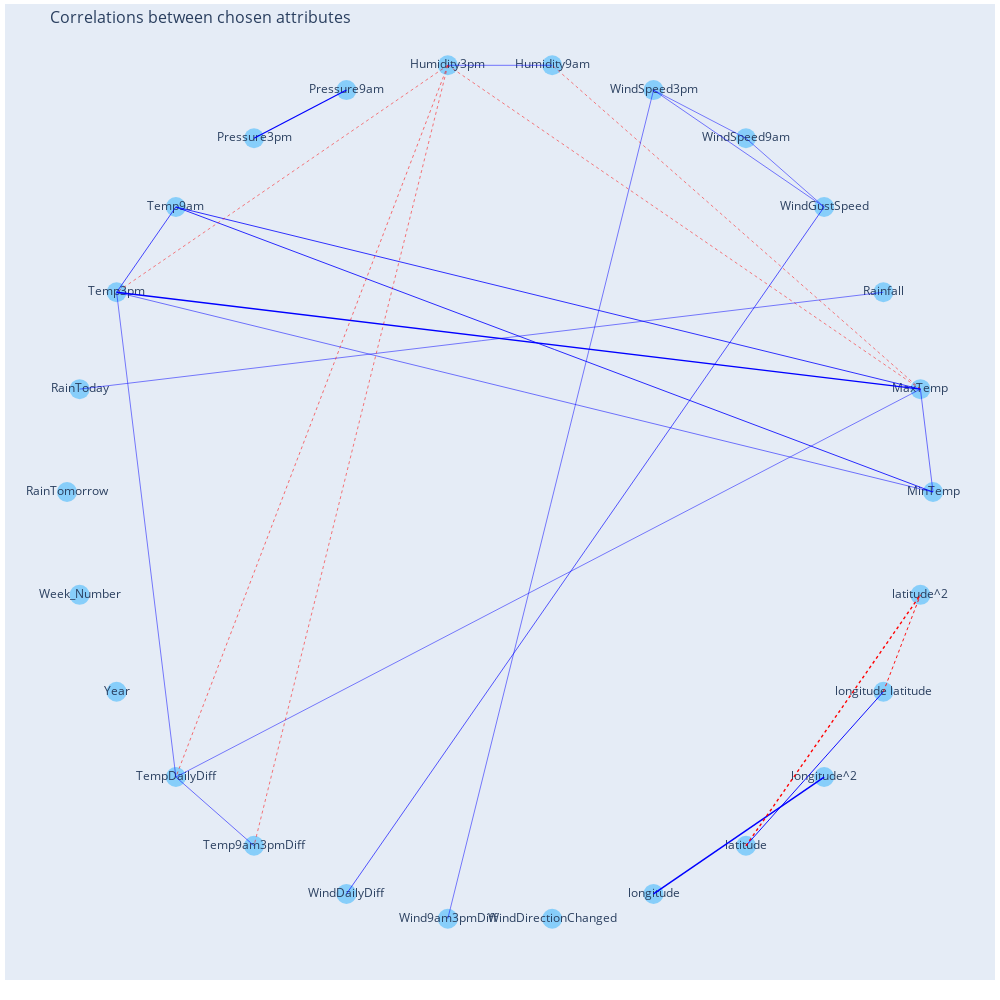

Notebook code for this chart:
### Code cell
G = nx.Graph()
for i in matrix.columns:
    print(i)
    G.add_node(i)
pos = nx.circular_layout(G)
for i in matrix.columns:
    for j in matrix.columns:
        if i != j and matrix[i][j] != 'nan' and abs(matrix[i][j]) > 0.50 :
            G.add_edge(i, j)
            
edge_x = []
edge_y = []
weights = []
edge_trace = []
for edge in G.edges:
    print(edge)
    x0, y0 = pos[edge[0]]
    x1, y1 = pos[edge[1]]
    
    trace = go.Scatter(x = [x0, x1, None],
                       y = [y0, y1, None],
                       line = dict(width = (abs(matrix[edge[0]][edge[1]])**10+0.5),
                                   color = 'blue' if matrix[edge[0]][edge[1]] > 0 else 'red',
                                   dash= 'solid' if matrix[edge[0]][edge[1]] > 0 else 'dot'),
                       hoverinfo = 'none',
                       mode = 'lines',
                       line_shape='spline')
    edge_trace.append(trace)
    
node_x = []
node_y = []
for node in pos:
    x, y = pos[node]
    node_x.append(x)
    node_y.append(y)
node_trace = go.Scatter(
    x=node_x, y=node_y,
    mode='markers+text',
    hoverinfo='text',
    marker=dict(
            color='LightSkyBlue',
            size=20,
    )
)

node_text = []
for node in G.nodes():
    node_text.append(node)
node_trace.text = node_text

fig = go.Figure(data=[node_trace],
             layout=go.Layout(
                title='<br>Correlations between chosen attributes',
                titlefont_size=16,
                showlegend=False,
                hovermode='closest',
                margin=dict(b=20,l=5,r=5,t=4),
                autosize=False,
                width=1000,
                height=1000,
                xaxis=dict(showgrid=False, zeroline=False, showticklabels=False),
                yaxis=dict(showgrid=False, zeroline=False, showticklabels=False))
                )
for trace in edge_trace:
    fig.add_trace(trace)
fig.show()

### Figure 1 — Plotly figure (JSON) as saved in the notebook; plotly's stock layout.template omitted (floating-point values rounded to 4 significant figures)
{"data": [{"hoverinfo": "text", "marker": {"color": "LightSkyBlue", "size": 20}, "mode": "markers+text", "text": ["MinTemp", "MaxTemp", "Rainfall", "WindGustSpeed", "WindSpeed9am", "WindSpeed3pm", "Humidity9am", "Humidity3pm", "Pressure9am", "Pressure3pm", "Temp9am", "Temp3pm", "RainToday", "RainTomorrow", "Week_Number", "Year", "TempDailyDiff", "Temp9am3pmDiff", "WindDailyDiff", "Wind9am3pmDiff", "WindDirectionChanged", "longitude", "latitude", "longitude^2", "longitude latitude", "latitude^2"], "type": "scatter", "x": [1, 0.9709, 0.8855, 0.7485, 0.5681, 0.3546, 0.1205, -0.1205, -0.3546, -0.5681, -0.7485, -0.8855, -0.9709, -1.0, -0.9709, -0.8855, -0.7485, -0.5681, -0.3546, -0.1205, 0.1205, 0.3546, 0.5681, 0.7485, 0.8855, 0.9709], "y": [-5.234e-09, 0.2393, 0.4647, 0.6631, 0.823, 0.935, 0.9927, 0.9927, 0.935, 0.823, 0.6631, 0.4647, 0.2393, -9.266e-08, -0.2393, -0.4647, -0.6631, -0.823, -0.935, -0.9927, -0.9927, -0.935, -0.823, -0.6631, -0.4647, -0.2393]}, {"hoverinfo": "none", "line": {"color": "blue", "dash": "solid", "shape": "spline", "width": 0.5443}, "mode": "lines", "type": "scatter", "x": [1, 0.9709, null], "y": [-5.234e-09, 0.2393, null]}, {"hoverinfo": "none", "line": {"color": "blue", "dash": "solid", "shape": "spline", "width": 0.8253}, "mode": "lines", "type": "scatter", "x": [1, -0.7485, null], "y": [-5.234e-09, 0.6631, null]}, {"hoverinfo": "none", "line": {"color": "blue", "dash": "solid", "shape": "spline", "width": 0.5282}, "mode": "lines", "type": "scatter", "x": [1, -0.8855, null], "y": [-5.234e-09, 0.4647, null]}, {"hoverinfo": "none", "line": {"color": "red", "dash": "dot", "shape": "spline", "width": 0.5011}, "mode": "lines", "type": "scatter", "x": [0.9709, 0.1205, null], "y": [0.2393, 0.9927, null]}, {"hoverinfo": "none", "line": {"color": "red", "dash": "dot", "shape": "spline", "width": 0.5012}, "mode": "lines", "type": "scatter", "x": [0.9709, -0.1205, null], "y": [0.2393, 0.9927, null]}, {"hoverinfo": "none", "line": {"color": "blue", "dash": "solid", "shape": "spline", "width": 0.7973}, "mode": "lines", "type": "scatter", "x": [0.9709, -0.7485, null], "y": [0.2393, 0.6631, null]}, {"hoverinfo": "none", "line": {"color": "blue", "dash": "solid", "shape": "spline", "width": 1.271}, "mode": "lines", "type": "scatter", "x": [0.9709, -0.8855, null], "y": [0.2393, 0.4647, null]}, {"hoverinfo": "none", "line": {"color": "blue", "dash": "solid", "shape": "spline", "width": 0.5012}, "mode": "lines", "type": "scatter", "x": [0.9709, -0.7485, null], "y": [0.2393, -0.6631, null]}, {"hoverinfo": "none", "line": {"color": "blue", "dash": "solid", "shape": "spline", "width": 0.501}, "mode": "lines", "type": "scatter", "x": [0.8855, -0.9709, null], "y": [0.4647, 0.2393, null]}, {"hoverinfo": "none", "line": {"color": "blue", "dash": "solid", "shape": "spline", "width": 0.5042}, "mode": "lines", "type": "scatter", "x": [0.7485, 0.5681, null], "y": [0.6631, 0.823, null]}, {"hoverinfo": "none", "line": {"color": "blue", "dash": "solid", "shape": "spline", "width": 0.5157}, "mode": "lines", "type": "scatter", "x": [0.7485, 0.3546, null], "y": [0.6631, 0.935, null]}, {"hoverinfo": "none", "line": {"color": "blue", "dash": "solid", "shape": "spline", "width": 0.6522}, "mode": "lines", "type": "scatter", "x": [0.7485, -0.3546, null], "y": [0.6631, -0.935, null]}, {"hoverinfo": "none", "line": {"color": "blue", "dash": "solid", "shape": "spline", "width": 0.501}, "mode": "lines", "type": "scatter", "x": [0.5681, 0.3546, null], "y": [0.823, 0.935, null]}, {"hoverinfo": "none", "line": {"color": "blue", "dash": "solid", "shape": "spline", "width": 0.5015}, "mode": "lines", "type": "scatter", "x": [0.3546, -0.1205, null], "y": [0.935, -0.9927, null]}, {"hoverinfo": "none", "line": {"color": "blue", "dash": "solid", "shape": "spline", "width": 0.5206}, "mode": "lines", "type": "scatter", "x": [0.1205, -0.1205, null], "y": [0.9927, 0.9927, null]}, {"hoverinfo": "none", "line": {"color": "red", "dash": "dot", "shape": "spline", "width": 0.5032}, "mode": "lines", "type": "scatter", "x": [-0.1205, -0.8855, null], "y": [0.9927, 0.4647, null]}, {"hoverinfo": "none", "line": {"color": "red", "dash": "dot", "shape": "spline", "width": 0.5471}, "mode": "lines", "type": "scatter", "x": [-0.1205, -0.7485, null], "y": [0.9927, -0.6631, null]}, {"hoverinfo": "none", "line": {"color": "red", "dash": "dot", "shape": "spline", "width": 0.5203}, "mode": "lines", "type": "scatter", "x": [-0.1205, -0.5681, null], "y": [0.9927, -0.823, null]}, {"hoverinfo": "none", "line": {"color": "blue", "dash": "solid", "shape": "spline", "width": 1.156}, "mode": "lines", "type": "scatter", "x": [-0.3546, -0.5681, null], "y": [0.935, 0.823, null]}, {"hoverinfo": "none", "line": {"color": "blue", "dash": "solid", "shape": "spline", "width": 0.7079}, "mode": "lines", "type": "scatter", "x": [-0.7485, -0.8855, null], "y": [0.6631, 0.4647, null]}, {"hoverinfo": "none", "line": {"color": "blue", "dash": "solid", "shape": "spline", "width": 0.5013}, "mode": "lines", "type": "scatter", "x": [-0.8855, -0.7485, null], "y": [0.4647, -0.6631, null]}, {"hoverinfo": "none", "line": {"color": "blue", "dash": "solid", "shape": "spline", "width": 0.5441}, "mode": "lines", "type": "scatter", "x": [-0.7485, -0.5681, null], "y": [-0.6631, -0.823, null]}, {"hoverinfo": "none", "line": {"color": "blue", "dash": "solid", "shape": "spline", "width": 1.485}, "mode": "lines", "type": "scatter", "x": [0.3546, 0.7485, null], "y": [-0.935, -0.6631, null]}, {"hoverinfo": "none", "line": {"color": "blue", "dash": "solid", "shape": "spline", "width": 0.9489}, "mode": "lines", "type": "scatter", "x": [0.5681, 0.8855, null], "y": [-0.823, -0.4647, null]}, {"hoverinfo": "none", "line": {"color": "red", "dash": "dot", "shape": "spline", "width": 1.386}, "mode": "lines", "type": "scatter", "x": [0.5681, 0.9709, null], "y": [-0.823, -0.2393, null]}, {"hoverinfo": "none", "line": {"color": "red", "dash": "dot", "shape": "spline", "width": 0.9172}, "mode": "lines", "type": "scatter", "x": [0.8855, 0.9709, null], "y": [-0.4647, -0.2393, null]}], "layout": {"autosize": false, "height": 1000, "hovermode": "closest", "margin": {"b": 20, "l": 5, "r": 5, "t": 4}, "showlegend": false, "title": {"font": {"size": 16}, "text": "<br>Correlations between chosen attributes"}, "width": 1000, "xaxis": {"showgrid": false, "showticklabels": false, "zeroline": false}, "yaxis": {"showgrid": false, "showticklabels": false, "zeroline": false}}}
